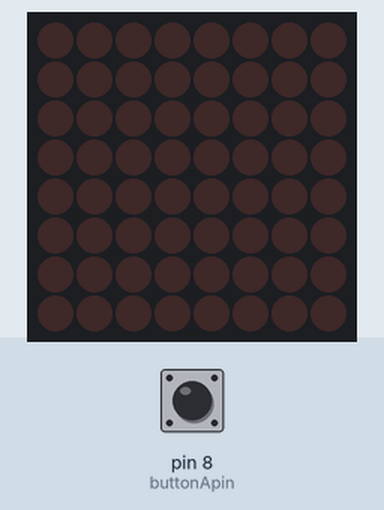
Bench run of a sketch on a simulated Arduino Uno, built with avr-gcc and run on an emulated ATmega328P. Shown: 8×8 LED matrix. Inputs (shaded band) come from the test bench; at power-on: pin 8 (buttonApin) HIGH.

Above: at 1.2 s.
1.3 s: pin 8 (buttonApin) pulled LOW for 0.15 s
At 1.8 s:
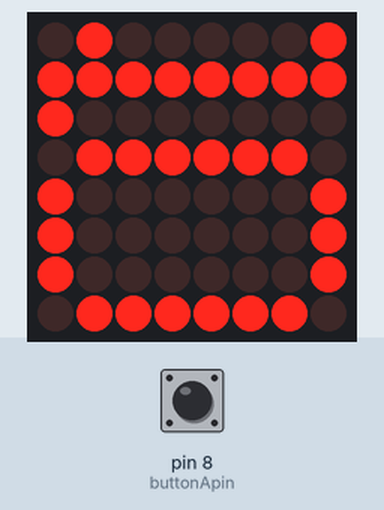
At 4.1 s:
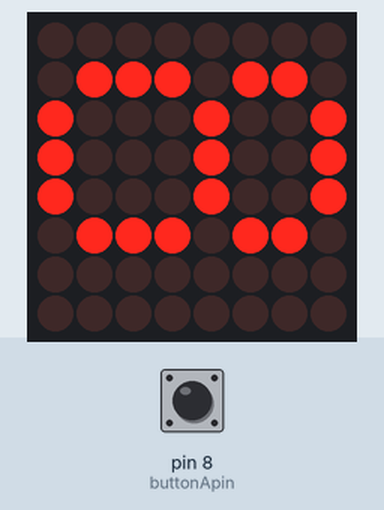
10.4 s: pin 8 (buttonApin) pulled LOW for 1 s
At 13.1 s:
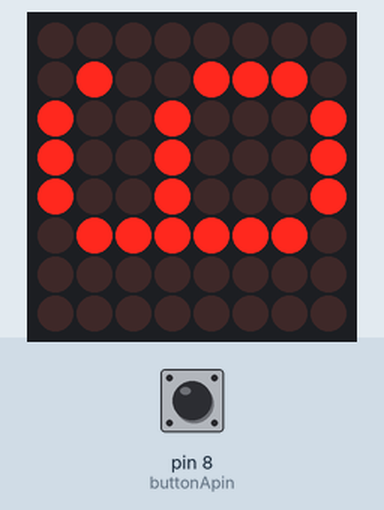
Timing chart, 0 to 14.6 s (numbered marks = the images above; inputs shaded):
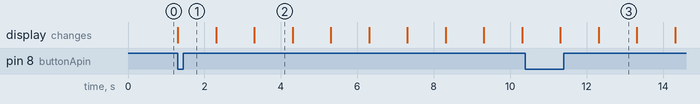

The sketch:

48_Countdown_Using_Dot_Matrix.ino
```cpp
/*****************************************************
Project Title: Countdown Using Dot Matrix
Organisation: Soham Academy Of Human Excellence
Website: https://ria.sohamacademy.org/
*******************************************************/

#include "LedControl.h"
/*
 Now we need a LedControl to work with.
 ***** These pin numbers will probably not work with your hardware *****
 pin 12 is connected to the DataIn
 pin 11 is connected to LOAD(CS)
 pin 10 is connected to the CLK
 We have only a single MAX72XX.
 */
LedControl lc=LedControl(12,11,10,1);//ledControl(DIN,CLK,CS,1)

/*
 Set a button pin
 */

int buttonApin = 8;
//int buttonBpin = 9;

/* we always wait a bit between updates of the display */
unsigned long delaytime1=1000;
unsigned long delaytime2=5000;
void setup() {
  /*
   The MAX72XX is in power-saving mode on startup,
   we have to do a wakeup call
   */
  lc.shutdown(0,false);
  /* Set the brightness to a medium values */
  lc.setIntensity(0,1);
  /* and clear the display */
  lc.clearDisplay(0);

  /* Set button as input */

  pinMode(buttonApin, INPUT_PULLUP);
  //pinMode(buttonBpin, INPUT_PULLUP);
}

/*
 This method will count down from 10 to 1 then display a heart. Byte letters refer to digits, Byte z is the heart
 */
void CountdownOnMatrix()
{

  /* here is the data for the characters */
  byte j[8]={B01000001,B11111111,B10000000,B01111110,B10000001,B10000001,B10000001,B01111110};
  byte i[8]={B00000000,B01001110,B10010001,B10010001,B10010001,B01111110,B00000000,B00000000};
  byte h[8]={B00000000,B01110110,B10001001,B10001001,B10001001,B01110110,B00000000,B00000000};
  byte g[8]={B00000000,B00000001,B11100001,B00010001,B00001001,B00000111,B00000000,B00000000};
  byte f[8]={B00000000,B01111110,B10001001,B10001001,B10001001,B01110010,B00000000,B00000000};
  byte e[8]={B00000000,B01001111,B10001001,B10001001,B10001001,B01110001,B00000000,B00000000};
  byte d[8]={B00000000,B00110000,B00101000,B00100100,B00100010,B11111111,B00100000,B00000000};
  byte c[8]={B00000000,B01000010,B10000001,B10001001,B10001001,B01110110,B00000000,B00000000};
  byte b[8]={B00000000,B10000010,B11000001,B10100001,B10010001,B10001110,B00000000,B00000000};
  byte a[8]={B00000000,B00000000,B10000001,B11111111,B10000000,B00000000,B00000000,B00000000};
  //byte z[8]={B00011110,B00111111,B01111111,B11111110,B11111110,B01111111,B00111111,B00011110};


  /* now display them one by one with a small delay */
  lc.setRow(0,0,j[0]);
  lc.setRow(0,1,j[1]);
  lc.setRow(0,2,j[2]);
  lc.setRow(0,3,j[3]);
  lc.setRow(0,4,j[4]);
  lc.setRow(0,5,j[5]);
  lc.setRow(0,6,j[6]);
  lc.setRow(0,7,j[7]);
  delay(delaytime1);
  lc.setRow(0,0,i[0]);
  lc.setRow(0,1,i[1]);
  lc.setRow(0,2,i[2]);
  lc.setRow(0,3,i[3]);
  lc.setRow(0,4,i[4]);
  lc.setRow(0,5,i[5]);
  lc.setRow(0,6,i[6]);
  lc.setRow(0,7,i[7]);
  delay(delaytime1);
  lc.setRow(0,0,h[0]);
  lc.setRow(0,1,h[1]);
  lc.setRow(0,2,h[2]);
  lc.setRow(0,3,h[3]);
  lc.setRow(0,4,h[4]);
  lc.setRow(0,5,h[5]);
  lc.setRow(0,6,h[6]);
  lc.setRow(0,7,h[7]);
  delay(delaytime1);
  lc.setRow(0,0,g[0]);
  lc.setRow(0,1,g[1]);
  lc.setRow(0,2,g[2]);
  lc.setRow(0,3,g[3]);
  lc.setRow(0,4,g[4]);
  lc.setRow(0,5,g[5]);
  lc.setRow(0,6,g[6]);
  lc.setRow(0,7,g[7]);
  delay(delaytime1);
  lc.setRow(0,0,f[0]);
  lc.setRow(0,1,f[1]);
  lc.setRow(0,2,f[2]);
  lc.setRow(0,3,f[3]);
  lc.setRow(0,4,f[4]);
  lc.setRow(0,5,f[5]);
  lc.setRow(0,6,f[6]);
  lc.setRow(0,7,f[7]);
  delay(delaytime1);
  lc.setRow(0,0,e[0]);
  lc.setRow(0,1,e[1]);
  lc.setRow(0,2,e[2]);
  lc.setRow(0,3,e[3]);
  lc.setRow(0,4,e[4]);
  lc.setRow(0,5,e[5]);
  lc.setRow(0,6,e[6]);
  lc.setRow(0,7,e[7]);
  delay(delaytime1);
  lc.setRow(0,0,d[0]);
  lc.setRow(0,1,d[1]);
  lc.setRow(0,2,d[2]);
  lc.setRow(0,3,d[3]);
  lc.setRow(0,4,d[4]);
  lc.setRow(0,5,d[5]);
  lc.setRow(0,6,d[6]);
  lc.setRow(0,7,d[7]);
  delay(delaytime1);
  lc.setRow(0,0,c[0]);
  lc.setRow(0,1,c[1]);
  lc.setRow(0,2,c[2]);
  lc.setRow(0,3,c[3]);
  lc.setRow(0,4,c[4]);
  lc.setRow(0,5,c[5]);
  lc.setRow(0,6,c[6]);
  lc.setRow(0,7,c[7]);
  delay(delaytime1);
  lc.setRow(0,0,b[0]);
  lc.setRow(0,1,b[1]);
  lc.setRow(0,2,b[2]);
  lc.setRow(0,3,b[3]);
  lc.setRow(0,4,b[4]);
  lc.setRow(0,5,b[5]);
  lc.setRow(0,6,b[6]);
  lc.setRow(0,7,b[7]);
  delay(delaytime1);
  lc.setRow(0,0,a[0]);
  lc.setRow(0,1,a[1]);
  lc.setRow(0,2,a[2]);
  lc.setRow(0,3,a[3]);
  lc.setRow(0,4,a[4]);
  lc.setRow(0,5,a[5]);
  lc.setRow(0,6,a[6]);
  lc.setRow(0,7,a[7]);
  delay(delaytime1);
  }

  /*lc.setRow(0,0,z[0]);
  lc.setRow(0,1,z[1]);
  lc.setRow(0,2,z[2]);
  lc.setRow(0,3,z[3]);
  lc.setRow(0,4,z[4]);
  lc.setRow(0,5,z[5]);
  lc.setRow(0,6,z[6]);
  lc.setRow(0,7,z[7]);
  delay(delaytime2);*/


void loop()
{
  if (digitalRead(buttonApin) == LOW)
  {
  CountdownOnMatrix();
  lc.clearDisplay(0);
}
}
```

Measured:
- after the input at 1.3 s, the display: changes at once (image 1)
- after the input at 10.4 s, the display: first differs from a run without the input after 0.91 s (image 3 shows a later state)
- what the display in image 2 shows lasts 1.0 s, from 3.3 s to 4.3 s
